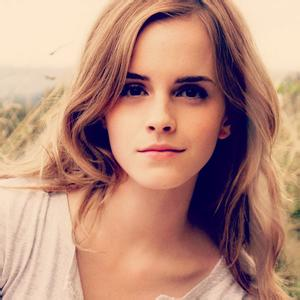
#> input picture image/001.jpg, 300 x 300 px, found by its file name
$ python predict.py image/001.jpg   (older library calls are emulated)
#> lines starting #> are read from the running program, lines starting #| are printed output that depends on the picture
#> (the call stopped at in build, `img_input = Input(shape=input_shape)`: keras is not available in this run)
from __future__ import print_function

import numpy as np
import warnings

from keras.models import Model
from keras.layers import Flatten, Dense, Input
from keras.layers import Convolution2D, MaxPooling2D
from scipy import misc
from keras.layers.normalization import BatchNormalization
from keras.layers.core import Activation
import copy
from PIL import Image, ImageDraw
import os
import cv2
import sys


class Are_U_Beatutifut:
    def __init__(self):
        self.path = 'weight/20170311-2.h5'
        self.model = None
        self.read_dir = 'image/'
        self.save_dir = 'temp/'

    #build the vgg-network
    def build(self):
        input_shape = (224, 224, 3)
        img_input = Input(shape=input_shape)
        # Block 1
        x = Convolution2D(64, 3, 3, activation='relu', border_mode='same', name='conv1_1')(img_input)
        x = Convolution2D(64, 3, 3, activation='relu', border_mode='same', name='conv1_2')(x)
        x = MaxPooling2D((2, 2), strides=(2, 2), name='pool1')(x)

        # Block 2
        x = Convolution2D(128, 3, 3, activation='relu', border_mode='same', name='conv2_1')(x)
        x = Convolution2D(128, 3, 3, activation='relu', border_mode='same', name='conv2_2')(x)
        x = MaxPooling2D((2, 2), strides=(2, 2), name='pool2')(x)

        # Block 3
        x = Convolution2D(256, 3, 3, activation='relu', border_mode='same', name='conv3_1')(x)
        x = Convolution2D(256, 3, 3, activation='relu', border_mode='same', name='conv3_2')(x)
        x = Convolution2D(256, 3, 3, activation='relu', border_mode='same', name='conv3_3')(x)
        x = MaxPooling2D((2, 2), strides=(2, 2), name='pool3')(x)

        # Block 4
        x = Convolution2D(512, 3, 3, activation='relu', border_mode='same', name='conv4_1')(x)
        x = Convolution2D(512, 3, 3, activation='relu', border_mode='same', name='conv4_2')(x)
        x = Convolution2D(512, 3, 3, activation='relu', border_mode='same', name='conv4_3')(x)
        x = MaxPooling2D((2, 2), strides=(2, 2), name='pool4')(x)

        # Block 5
        x = Convolution2D(512, 3, 3, activation='relu', border_mode='same', name='conv5_1')(x)
        x = Convolution2D(512, 3, 3, activation='relu', border_mode='same', name='conv5_2')(x)
        x = Convolution2D(512, 3, 3, activation='relu', border_mode='same', name='conv5_3')(x)
        x = MaxPooling2D((2, 2), strides=(2, 2), name='pool5')(x)

        x = Flatten(name='flatten')(x)

        x = Dense(1024, activation=None, name='fc6')(x)
        x = BatchNormalization()(x)
        x = Activation(activation='relu')(x)

        x = Dense(512, activation=None, name='fc7')(x)
        x = BatchNormalization()(x)
        x = Activation(activation='relu')(x)

        x = Dense(1, activation=None, name='fc8')(x)
        x = BatchNormalization()(x)
        out = Activation(activation='sigmoid')(x)

        self.model = Model(img_input, out)
        self.model.load_weights(self.path)
        print('model build finish')

    def predict(self,image_name):   #此处传入numpy类型
        im = misc.imresize(image_name, (224, 224)).astype(np.float32)
        aux = copy.copy(im)
        im[:, :, 0] = aux[:, :, 2]
        im[:, :, 2] = aux[:, :, 0]
        # Remove image mean
        im[:, :, 0] -= 93.5940
        im[:, :, 1] -= 104.7624
        im[:, :, 2] -= 129.1863
        im = np.expand_dims(im, axis=0)
        #im = im/255.
        res = self.model.predict(im)
        res = res*100
        return res

    def detectFaces(self,image_path):  #图片路径
        #img = cv2.imread(image_path)
#> called with image_path = 'image/image/001.jpg'
        img = misc.imread(image_path,mode='RGB')
#> img is the input picture: shape (300, 300, 3); mean R, G, B 184.8, 140.4, 123.7
        #opencv 用于人脸检测的特征
        face_cascade = cv2.CascadeClassifier("haarcascades_cuda/haarcascade_frontalface_alt2.xml")
        if img.ndim == 3:
            gray = cv2.cvtColor(img, cv2.COLOR_BGR2GRAY)
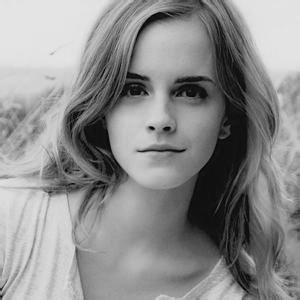
#> gray: shape (300, 300); min 3, max 235, mean 140.5
        else:
            gray = img  # if语句：如果img维度为3，说明不是灰度图，先转化为灰度图gray，如果不为3，也就是2，原图就是灰度图
        faces = face_cascade.detectMultiScale(gray, 1.3,5)  # 1.3和5是特征的最小、最大检测窗口，它改变检测结果也会改变
#> faces = [[94, 38, 141, 141]]
        result = []
        for (x, y, width, height) in faces:
            result.append((x-width*0.1, y-height*0.15, x + width*1.05, y + height*1.05))     #设置框住人脸的大小
#> this loop made 1 pass
#> after the loop, result = [(79.9, 16.85, 242.1, 186.1)]
            #result.append((x-width, y-height, x + width, y + height))
        return result


    def draw_image(self,image_name):   #用于保存框住的图片
        image_path = self.read_dir+image_name
        faces = self.detectFaces(image_path)     #检测人脸位置
#> faces = [(79.9, 16.85, 242.1, 186.1)]
        img = Image.open(image_path)
        if faces:
            draw_instance = ImageDraw.Draw(img)
            for (x1, y1, x2, y2) in faces:
                draw_instance.rectangle((x1, y1, x2, y2), outline=(255,0,0))
#> this loop made 1 pass
        img.save(self.save_dir + image_name)
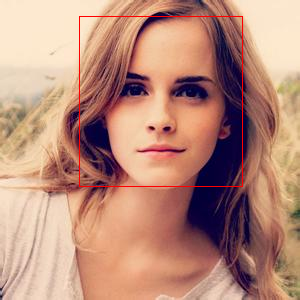
#> saved as 001.jpg: PIL image 300x300 RGB; mean R, G, B 185.7, 139.7, 122.9
        #此处还差一个给人脸上标记的功能，有时间在写吧。。。。。。。

    def rating(self,image_name):
#> called with image_name = 'image/001.jpg'
        image_path = self.read_dir + image_name
        positions = self.detectFaces(image_path)
#> the loop in detectFaces (call 2), `for (x, y, width, height) in faces:` made 1 pass
#> positions = [(79.9, 16.85, 242.1, 186.1)]
        img = Image.open(image_path).convert('RGB')
        count = len(positions)
#> count = 1
        rating = []
        flag = 0
        result = []
        if positions:
            flag = 1
            rating = np.zeros([count])
#> rating = [0]
            i = 0
            for (x1,y1,x2,y2) in positions:
                data = img.crop((x1,y1,x2,y2))
                rating[i] = self.predict(data)   #对人得分进行预测
                i+=1
#> this loop made 1 pass
#> pass 1, in rating, `data = img.crop((x1,y1,x2,y2))`:
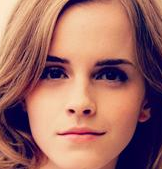
#> data: PIL image 162x169 RGB; mean R, G, B 159.5, 107.3, 100.3
#> pass 1, in predict, `im = misc.imresize(image_name, (224, 224)).astype(np.float32)`:
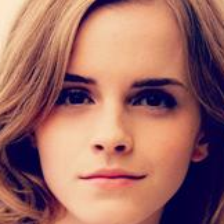
#> im: shape (224, 224, 3) float32; mean R, G, B 159.4, 107.3, 100.3
#> after the loop, i = 0
            rating = rating.tolist()
        else:
            print('no face in the image')
        result.append(flag)
        result.append(count)
        result.extend(rating)
        return result

def predict1(image_name=None):
    AI = Are_U_Beatutifut()
    AI.build()
    image_dir = 'image/'
    save_dir = 'temp/'
    result = []
    if image_name:
        AI.draw_image(image_name)
        result = AI.rating(image_name)
        return result
    else:
        return None

if __name__ == '__main__':
    image_name = sys.argv[1]
#> (the run stopped early here; a loop or call above may not have finished)

$ run again, with image/002.jpg copied over image/001.jpg
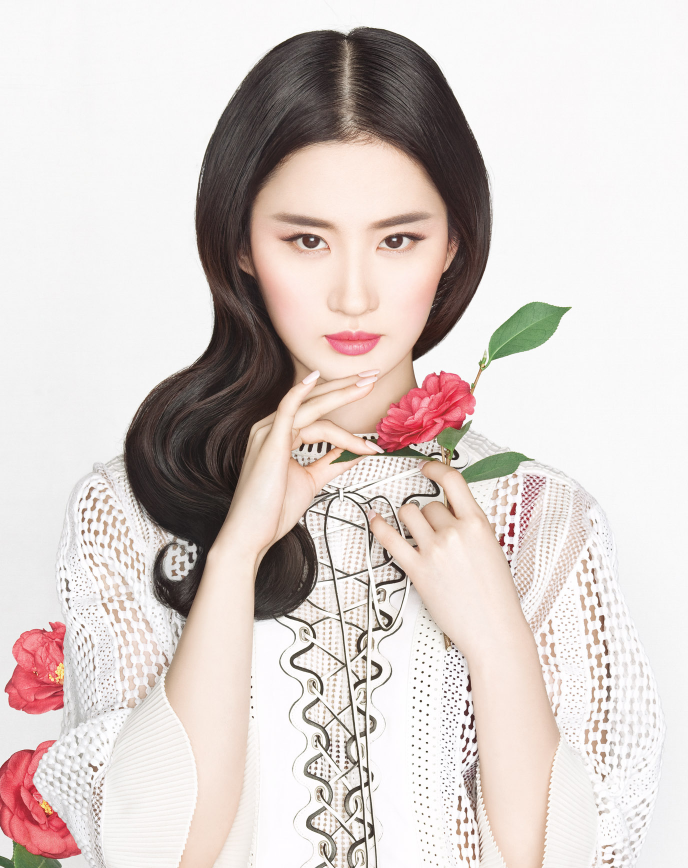
#> input picture image/002.jpg, 1376 x 1736 px, found by its file name (shown at 1/2 size)
#> in detectFaces, img is the input picture: shape (1736, 1376, 3); mean R, G, B 216.8, 207, 203.6
#> in detectFaces, `gray = cv2.cvtColor(img, cv2.COLOR_BGR2GRAY)`:
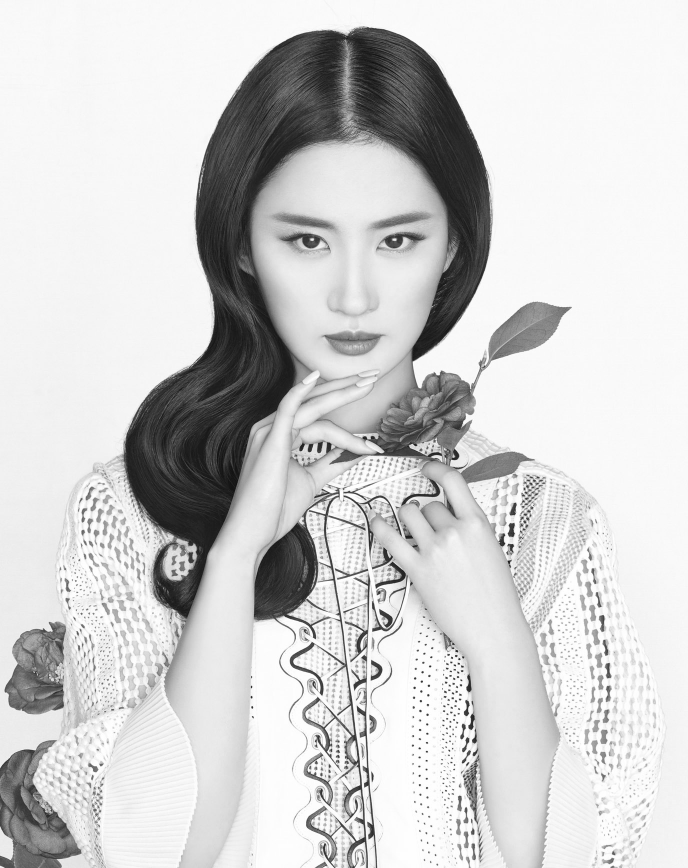
#> gray: shape (1736, 1376) (shown at 1/2 size); min 8, max 255, mean 207.1
#> in detectFaces, `faces = face_cascade.detectMultiScale(gray, 1.3,5)`: faces = [[465, 300, 470, 470]]
#> the loop in detectFaces, `for (x, y, width, height) in faces:` made 1 pass
#> after the loop in detectFaces, `for (x, y, width, height) in faces:`: result = [(418, 229.5, 958.5, 793.5)]
#> the loop in draw_image, `for (x1, y1, x2, y2) in faces:` made 1 pass
#> the loop in detectFaces (call 2), `for (x, y, width, height) in faces:` made 1 pass
#> count = 1
#> the loop in rating, `for (x1,y1,x2,y2) in positions:` made 1 pass
#> pass 1, in predict, `im = misc.imresize(image_name, (224, 224)).astype(np.float32)`:
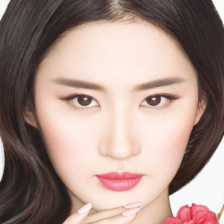
#> im: shape (224, 224, 3) float32; mean R, G, B 166.6, 143.2, 135.3
#> after the loop in rating, `for (x1,y1,x2,y2) in positions:`: i = 0
